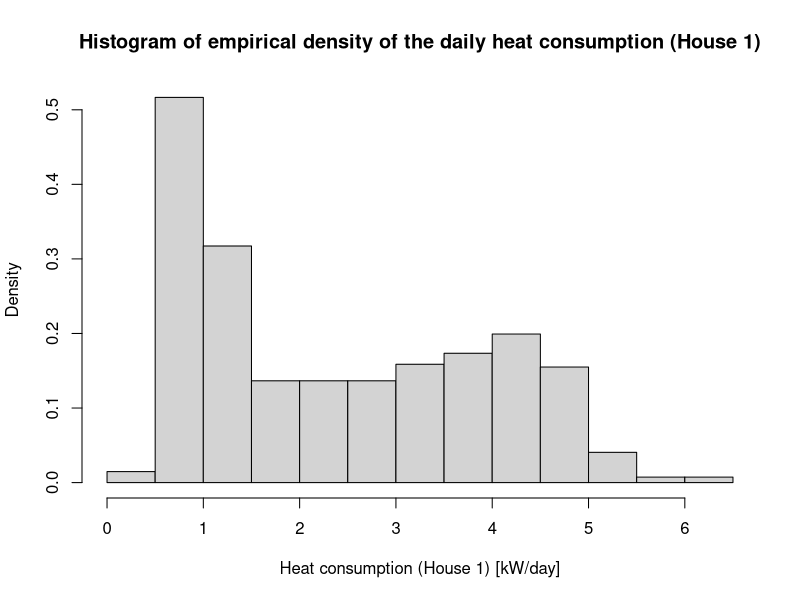
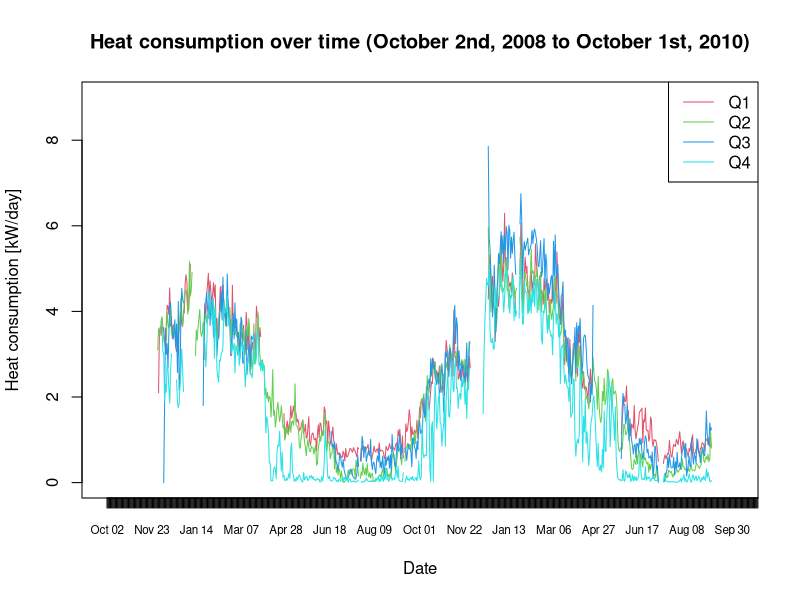
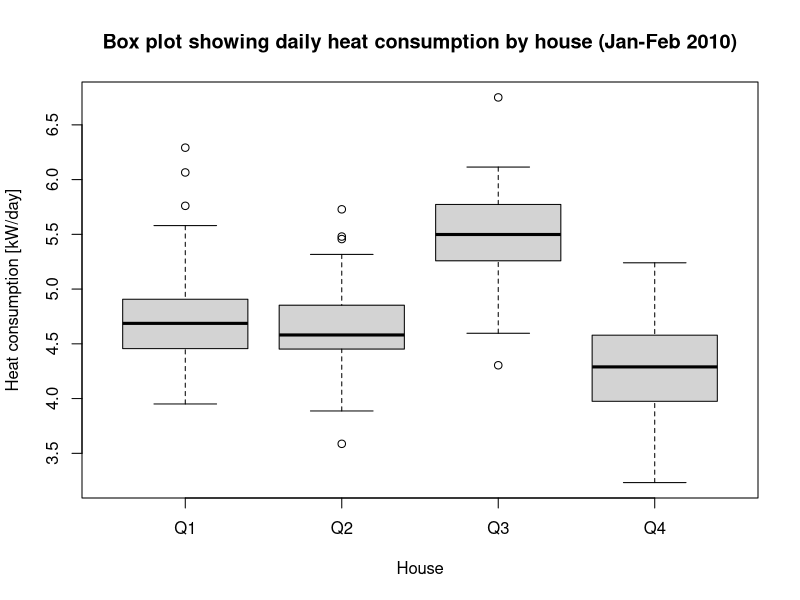
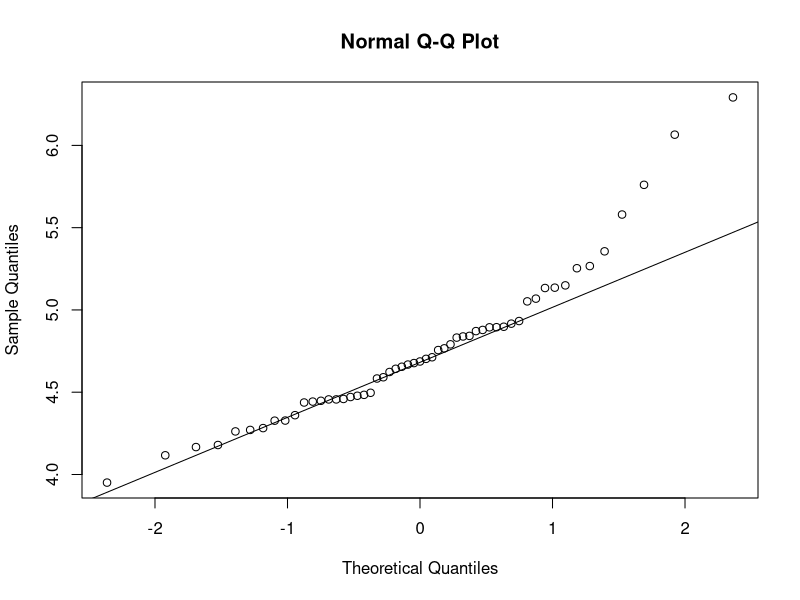

Write R code to recreate these figures, in order.
###########################################################################
## Name: Marcus Wahlers Sand
## Student Number: s215827
## Project: Project 1 - Heating in Sønderborg
## 02323 Introduction to Statistics - Fall 22

###########################################################################
## Get dependencies

## If RStudioAPI is not installed, install it (should be installed with RStudio, but can also be installed without)
## We use it for getting the current directory
if (!require("rstudioapi")) install.packages("rstudioapi")
## purrr is a dependency for RStudioAPI to get current directory
if (!require("purrr")) install.packages("purrr")

###########################################################################
## Set the working directory

## In RStudio the working directory is easily set via the menu
## "Session -> Set Working Directory -> To Source File Location" 
## Note: In R only "/" is used for separating in paths 
## (i.e. no backslash).

## We use the RStudioAPI to get the active document path - keep the data in the same folder as .R file
setwd(dirname(rstudioapi::getActiveDocumentContext()$path))


###########################################################################
## Read data into R

## Read data from soenderborg1_data.csv
D <- read.table("soenderborg1_data.csv", header=TRUE, sep=";",
                as.is=TRUE)


###########################################################################
## Simple overview of the data

## Dimensions of D (number of rows and columns)
cat(sprintf("Dimensions: "))
dim(D)
##  Column/variable names
cat(sprintf("\nColumn names: "))
names(D)
## The first rows/observations
cat(sprintf("\nThe first rows:\n"))
head(D)
## The last rows/observations
# tail(D)
## Selected summary statistics
cat(sprintf("\nSummary:\n"))
summary(D)
## Another type of summary of the dataset
cat(sprintf("\nAnother summary:\n"))
str(D)


###########################################################################
## Histogram (empirical density)

## Histogram describing the empirical density of the daily heat 
## consumptions of House 1 (histogram of daily consumptions normalized 
## to have an area of 1)
hist(D$Q1, xlab="Heat consumption (House 1) [kW/day]", ylab="Density", prob=TRUE, main="Histogram of empirical density of the daily heat consumption (House 1)")


###########################################################################
## Conversion to a date variable

## Converts the variable 't' to a date variable in R
D$t <- as.Date(x=D$t, format="%Y-%m-%d")
## Checks the result
summary(D$t)


###########################################################################
## Plot of data over time

## Plot of heat consumption over time
plot(D$t, D$Q1, type="l", xlim=as.Date(c("2008-10-02","2010-10-01")), 
     ylim=c(0,9), xlab="Date", xaxt="n", ylab="Heat consumption [kW/day]", col=2, main="Heat consumption over time (October 2nd, 2008 to October 1st, 2010)")
axis(1, D$t, format(D$t, "%b %d"), cex.axis=.7) # https://stackoverflow.com/a/4844261
lines(D$t, D$Q2, col=3)
lines(D$t, D$Q3, col=4)
lines(D$t, D$Q4, col=5)
## Add a legend
legend("topright", legend=paste0("Q", c(1,2,3,4)), lty=1, col=2:5)


###########################################################################
## Taking a subset

## Subset of the data: only Jan-Feb 2010
Dsel <- subset(D, "2010-01-01" <= t & t < "2010-3-01")


###########################################################################
## Box plot

## Box plot of daily heat consumption by house
boxplot(Dsel[ ,c("Q1","Q2","Q3","Q4")],
        xlab="House", ylab="Heat consumption [kW/day]", main="Box plot showing daily heat consumption by house (Jan-Feb 2010)")


###########################################################################
## Summary statistics for daily heat consumptions

## We use the code from Remark 2.2
selected <- c("Q1","Q2","Q3","Q4")
apply(Dsel[, selected], 2, function(x) {
  c(
    sum=sum(!is.na(x)),                     ## Total number of observations (doesn't include missing values if there are any)
    mean=mean(x, na.rm=TRUE),               ## Sample mean of daily heat consumption
    var=var(x, na.rm=TRUE),                 ## Sample variance of daily heat consumption
    dev=sd(x, na.rm=TRUE),                  ## Sample standard deviance
    lq=quantile(x, probs=0.25, na.rm=TRUE), ## Lower quartile, Q1
    median=median(x, na.rm=TRUE),           ## Median, Q2 (could also have used "quantile(x, probs=0.5, na.rm=TRUE)")
    hq=quantile(x, probs=0.75, na.rm=TRUE)  ## Upper quartile, Q3
  )
})

## The argument 'na.rm=TRUE' ensures that the statistic is
## computed even in cases where there are missing values.


###########################################################################
## qq-plot for model validation

## qq-plot of daily heat consumption (House 1)
qqnorm(Dsel$Q1)
qqline(Dsel$Q1)


###########################################################################
## Confidence interval for the mean

## CI for the mean daily heat consumption of House 1
t.test(Dsel$Q1, conf.level=0.95)$conf.int


###########################################################################
## One-sample t-test

##  Testing hypothesis mu=2.38 for daily heat consumption 
## (House 1, Jan-Feb 2010)
t.test(Dsel$Q1, mu=2.38)


###########################################################################
## Welch t-test for comparing two (independent) samples

## Comparing the heat consumption of House 1 and 2
t.test(Dsel$Q1, Dsel$Q2)


###########################################################################
## Computing correlations

## Correlation between heat consumption and global radiation
cor(D[, c("Q1","G")], use="pairwise.complete.obs")


###########################################################################
## Subsets in R

## Optional extra remark about taking subsets in R
##
## A logical vector with TRUE or FALSE for each row in D, e.g.:
## Finding days with frost
D$Ta < 0
## Can be used to extract heat consumptions for House 1 on 
## days with frost
D$Q1[D$Ta < 0]
## The 'subset' function can be used as well
subset(D, Ta < 0)
## More complex logical expressions can be made, e.g.:
## Observations from days with frost before 2010
subset(D, t < "2010-01-01" & Ta < 0)


###########################################################################
## More R tips

## Use a 'for'-loop to calculate the summary statistics for each house
## and assign the result to a new data.frame
Tbl <- data.frame()
## Find the relevant columns
selected <- c("Q1","Q2","Q3","Q4")
## Calculate the summary statistics for each house
for(i in selected){
  ## Take the relevant column
  x <- Dsel[, i]
  ## Compute the sample mean
  Tbl[i, "mean"] <- mean(x, na.rm=TRUE)
  ## Compute the sample variance
  Tbl[i, "var"] <- var(x, na.rm=TRUE) }
## View the content of Tbl
Tbl
  
## In R there are even more condensed ways to do such 
## calculations, e.g.:
apply(Dsel[, selected], 2, mean, na.rm=TRUE)
## or several calculations in one go
apply(Dsel[, selected], 2, function(x){
  c(mean=mean(x, na.rm=TRUE),
    var=var(x, na.rm=TRUE)) })
## See more useful functions with: ?apply, ?aggregate and ?lapply
## For extremely efficient data handling see, e.g., the packages: 
## dplyr, tidyr, reshape2 and ggplot2

## LaTeX tips:
## The R package "xtable" can generate LaTeX tables written to a file 
## and thereby they can automatically be included in a .tex document.
## The R package "knitr" can be used very elegantly to generate .tex 
## documents with R code written directly in the document. This  
## document and the book were generated using knitr.
